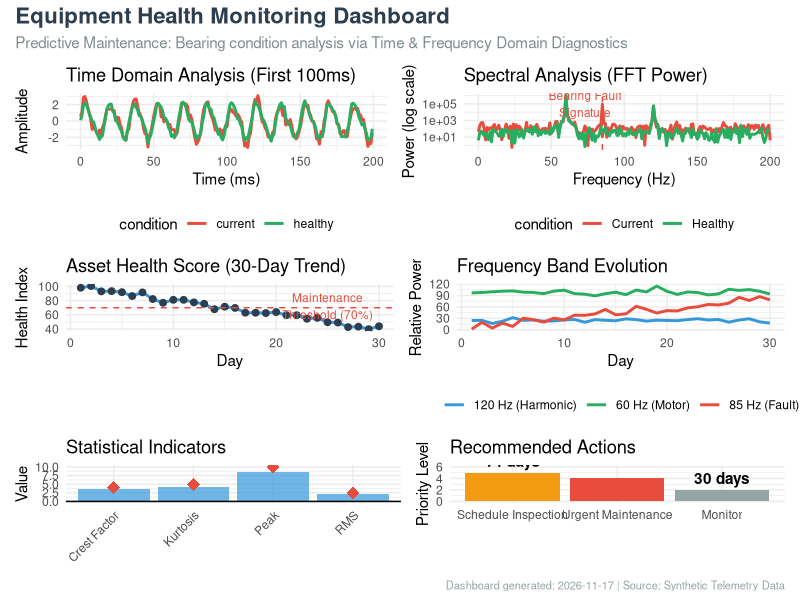

Write the R code that produced this figure.
# ==============================================================================
# PROJECT: Predictive Maintenance & Equipment Health Dashboard
# AUTHOR: [Pattarapol Vanitchayakitpaiboon]
# DATE: 25-12-2025
#
# DESCRIPTION: 
#   This script simulates vibration sensor data from rotating machinery to demonstrate 
#   condition monitoring techniques. It generates a comprehensive dashboard integrating 
#   Time Domain analysis, Frequency Domain (FFT) diagnostics, and predictive health metrics.
#
# KEY FEATURES:
#   - Synthetic signal generation (Fundamental freq + Fault signatures + Noise)
#   - Fast Fourier Transform (FFT) for spectral analysis
#   - Tracking of degradation trends and specific frequency bands
#   - Actionable maintenance recommendations based on statistical thresholds
#
# DEPENDENCIES: ggplot2, dplyr, tidyr, patchwork
# ==============================================================================

# Load necessary libraries
library(ggplot2)
library(dplyr)
library(tidyr)
library(patchwork)

# ==============================================================================
# SECTION 1: DATA SIMULATION (PHYSICS-BASED MODELING)
# ==============================================================================

# 1.1 Configuration
set.seed(789)    # Ensure reproducibility
fs <- 1000       # Sampling frequency (Hz)
t <- seq(0, 1, length.out = fs) # 1-second duration vector

# 1.2 Signal Generation
# Logic: Construct a composite signal representing a machine state.
# - Healthy: 60Hz (Motor Speed) + 120Hz (2x Harmonic) + White Noise
# - Current: Healthy signal + 85Hz (Simulated Bearing Fault) + Increased Noise
healthy_vib <- 2*sin(2*pi*60*t) + 0.5*sin(2*pi*120*t) + rnorm(fs, 0, 0.2)
current_vib <- healthy_vib + 0.6*sin(2*pi*85*t) + rnorm(fs, 0, 0.3)

# 1.3 Data Transformation
# Reshape data to long format for efficient multi-series plotting in ggplot2
vib_data <- data.frame(
    time_ms = t * 1000,
    healthy = healthy_vib,
    current = current_vib
) %>% 
  pivot_longer(cols = c(healthy, current), 
               names_to = "condition", 
               values_to = "amplitude")

# ==============================================================================
# SECTION 2: VISUALIZATION COMPONENT BUILDER
# ==============================================================================

# --- Panel 1: Time Domain Analysis ---
# Purpose: Visualize raw signal dynamics and amplitude comparison.
p_vib_time <- ggplot(vib_data %>% filter(time_ms <= 200), 
                     aes(x = time_ms, y = amplitude, color = condition)) +
    geom_line(size = 1) +
    scale_color_manual(values = c("healthy" = "#27ae60", "current" = "#e74c3c")) +
    labs(title = "Time Domain Analysis (First 100ms)", 
         x = "Time (ms)", y = "Amplitude") +
    theme_minimal() +
    theme(legend.position = "bottom")

# --- Panel 2: Frequency Domain Analysis (FFT) ---
# Purpose: Identify fault signatures invisible in the time domain.
# Logic: Perform FFT and calculate Power Spectral Density.

# Compute FFT
fft_healthy <- fft(healthy_vib)
fft_current <- fft(current_vib)
freq <- (0:(fs/2-1)) * 1  # Frequency bins (Hz)

# Prepare Spectrum Data
spectrum_data <- data.frame(
    frequency = rep(freq, 2),
    # Calculate power (Magnitude squared)
    power = c(Mod(fft_healthy[1:(fs/2)])^2, Mod(fft_current[1:(fs/2)])^2),
    condition = rep(c("Healthy", "Current"), each = fs/2)
) %>% filter(frequency <= 200) # Focus on low-frequency range of interest

p_spectrum <- ggplot(spectrum_data, aes(x = frequency, y = power, color = condition)) +
    geom_line(size = 1) +
    # Highlight the specific fault frequency (85Hz)
    geom_vline(xintercept = 85, linetype = "dashed", color = "#e74c3c", alpha = 1.5) +
    annotate("text", x = 73, y = max(spectrum_data$power)*0.1, 
             label = "Bearing Fault\nSignature", color = "#e74c3c", size = 3) +
    scale_color_manual(values = c("Healthy" = "#27ae60", "Current" = "#e74c3c")) +
    scale_y_log10() + # Log scale to visualize lower power harmonics
    labs(title = "Spectral Analysis (FFT Power)", x = "Frequency (Hz)", y = "Power (log scale)") +
    theme_minimal() +
    theme(legend.position = "bottom")

# --- Panel 3: Asset Health Trend ---
# Purpose: Track the degradation curve over time against a failure threshold.
health_trend <- data.frame(
    day = 1:30,
    health_score = 100 - (1:30)*2 - rnorm(30, 0, 3) # Linear decay with noise
)

p_health <- ggplot(health_trend, aes(x = day, y = health_score)) +
    geom_line(color = "#3498db", size = 1) +
    geom_point(color = "#2c3e50", size = 2) +
    geom_hline(yintercept = 70, linetype = "dashed", color = "#e74c3c") +
    annotate("text", x = 25, y = 72, label = "Maintenance\nThreshold (70%)", 
             color = "#e74c3c", size = 3) +
    labs(title = "Asset Health Score (30-Day Trend)", x = "Day", y = "Health Index") +
    theme_minimal()

# --- Panel 4: Band Power Evolution ---
# Purpose: Monitor specific frequency bands associated with known mechanical components.
band_data <- data.frame(
    day = rep(1:30, 3),
    band = rep(c("60 Hz (Motor)", "85 Hz (Fault)", "120 Hz (Harmonic)"), each = 30),
    power = c(
        rep(100, 30) + rnorm(30, 0, 5),          # Stable motor speed
        seq(10, 80, length.out = 30) + rnorm(30, 0, 8),  # Growing fault severity
        rep(25, 30) + rnorm(30, 0, 3)            # Stable harmonics
    )
)

p_bands <- ggplot(band_data, aes(x = day, y = power, color = band)) +
    geom_line(size = 1) +
    scale_color_manual(values = c("60 Hz (Motor)" = "#27ae60",
                                  "85 Hz (Fault)" = "#e74c3c",
                                  "120 Hz (Harmonic)" = "#3498db")) +
    labs(title = "Frequency Band Evolution", 
         x = "Day", y = "Relative Power", color = NULL) +
    theme_minimal() +
    theme(legend.position = "bottom")

# --- Panel 5: Statistical Diagnostics ---
# Purpose: Display key statistical moments used for anomaly detection.
stats_data <- data.frame(
    metric = c("RMS", "Peak", "Crest Factor", "Kurtosis"),
    value = c(2.3, 8.5, 3.7, 4.2),
    threshold = c(2.5, 10, 4, 5),
    status = c("OK", "OK", "OK", "OK")
)

p_stats <- ggplot(stats_data, aes(x = metric, y = value)) +
    geom_col(fill = "#3498db", alpha = 0.7) +
    # Add threshold indicators
    geom_point(aes(y = threshold), color = "#e74c3c", size = 4, shape = 18) +
    geom_hline(yintercept = 0) +
    labs(title = "Statistical Indicators", x = NULL, y = "Value") +
    theme_minimal() +
    theme(axis.text.x = element_text(angle = 45, hjust = 1))

# --- Panel 6: Actionable Insights ---
# Purpose: Prioritize maintenance tasks based on predictive model outputs.
recommendations <- data.frame(
    action = c("Monitor", "Schedule Inspection", "Urgent Maintenance"),
    priority = c(2, 5, 4),
    days_until = c(30, 14, NA)
)

p_actions <- ggplot(recommendations, aes(x = reorder(action, -priority), 
                                         y = priority, fill = action)) +
    geom_col() +
    geom_text(aes(label = ifelse(!is.na(days_until), 
                                 paste0(days_until, " days"), "")),
              vjust = -0.5, fontface = "bold") +
    scale_fill_manual(values = c("Monitor" = "#95a5a6",
                                 "Schedule Inspection" = "#f39c12",
                                 "Urgent Maintenance" = "#e74c3c")) +
    labs(title = "Recommended Actions", x = NULL, y = "Priority Level") +
    ylim(0, 6) +
    theme_minimal() +
    theme(legend.position = "none")

# ==============================================================================
# SECTION 3: DASHBOARD ASSEMBLY & LAYOUT
# ==============================================================================
# Construct the final dashboard using 'patchwork' logic.
# Layout Design:
# - Row 1: Diagnostics (Time & Frequency Domain)
# - Row 2: Trends (Health Score & Band Power)
# - Row 3: Summary (Stats & Actions)

dashboard_equipment <- 
    (p_vib_time + p_spectrum) / 
    (p_health + p_bands) / 
    (p_stats + p_actions) +
    
    # Adjust layout proportions
    plot_layout(heights = c(1.2, 1, 0.8)) +
    
    # Global dashboard annotations
    plot_annotation(
        title = "Equipment Health Monitoring Dashboard",
        subtitle = "Predictive Maintenance: Bearing condition analysis via Time & Frequency Domain Diagnostics",
        caption = paste0("Dashboard generated: ", Sys.Date(), " | Source: Synthetic Telemetry Data"),
        theme = theme(
            plot.title = element_text(size = 16, face = "bold", color = "#2c3e50"),
            plot.subtitle = element_text(size = 11, color = "#7f8c8d"),
            plot.caption = element_text(size = 8, hjust = 1, color = "#95a5a6")
        )
    )

# Render final output
print(dashboard_equipment)
